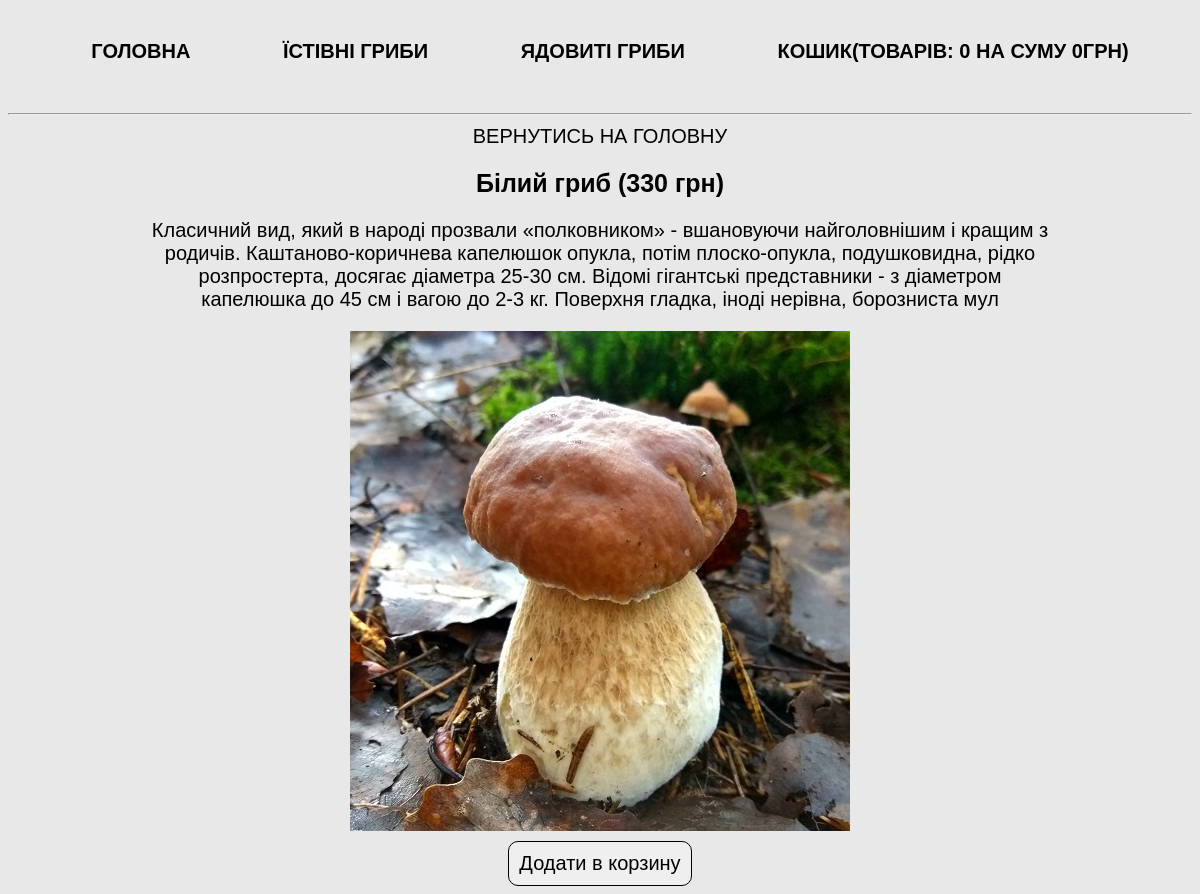
The app's page /product.php?product=kingbolete with its own data.
### tables this page shows
CREATE TABLE `categories` (
  `id` int(11) NOT NULL,
  `name` varchar(255) NOT NULL,
  `ukr_name` varchar(255) NOT NULL
);

CREATE TABLE `products` (
  `id` int(11) NOT NULL,
  `title` varchar(255) NOT NULL,
  `category_id` int(11) NOT NULL,
  `price` int(11) NOT NULL,
  `ukr_name` varchar(255) NOT NULL,
  `image` varchar(255) NOT NULL,
  `description` text NOT NULL
);

### product.php (the view, shortened to what this page needs)
<?php require_once 'parts/header.php';
    if (isset($_GET['product'])) {
        $current_product = $_GET['product'];
        $product = $connect->query("
            SELECT *
            FROM products
            WHERE title = '$current_product'
            ")->fetch(PDO::FETCH_ASSOC);
    }
?>
<div class="product-card">
    <a href="index.php">Вернутись на головну</a>
    <h2><?php echo $product['ukr_name']; ?> (<?php echo $product['price']; ?> грн)</h2>
    <div class="description"><?php echo $product['description']; ?></div>
    <img width="300"
        src="img/<?php echo $product['image']; ?>"
        alt="<?php echo $product['ukr_name']; ?>">
    <?php require_once 'parts/add-form.php'; ?>
</div>

### parts/header.php (shortened to what this page needs)
<?php
require_once 'db/db.php';
$categories = $connect->query("
	SELECT *
	FROM categories
	")->fetchAll(PDO::FETCH_ASSOC);
?>
<!doctype html>
<html lang="uk">
<head>
	<link rel="stylesheet" href="css/style.css">
</head>
<body>
<nav>
	<ul>
		<li><a href="index.php">
			Головна
		</a></li>
		<?php foreach ($categories as $category) { ?>
		<li><a href="index.php?category=<?php echo $category['name']; ?>">
			<?php echo $category['ukr_name']; ?>
		</a></li>
		<?php } ?>
		<li><a href="cart.php">
			Кошик(Товарів: <?php echo $_SESSION['total_quantity'] ? $_SESSION['total_quantity'] : 0; ?>
			на суму <?php echo $_SESSION['total_price'] ? $_SESSION['total_price'] : 0; ?>грн)
		</a></li>
	</ul>
</nav>
<hr>

### css/style.css (style rules this page uses)
* { font-family: 'Arial', sans-serif; font-size: 20px; }
body { margin-top: 20px; background-color: #e8e8e8; }
a { text-decoration: none; text-transform: uppercase; color: #000000; transition: all .3s; }
h2 { font-size: 25px; }
img { width: 100%; }
.main, nav { max-width: 1170px; margin: auto; display: flex; flex-wrap: wrap; justify-content: space-around; }
nav ul { display: flex; flex-wrap: wrap; list-style: none; width: 100%; justify-content: space-around; font-weight: 700; }
nav li { margin-bottom: 20px; margin-right: 20px; }
.cart, .product-card { text-align: center; max-width: 900px; margin: auto; }
.description { margin-bottom: 20px; }
.product-card img { max-width: 500px; }

### records on screen
categories: ukr_name "ЇСТІВНІ ГРИБИ"
categories: ukr_name "ЯДОВИТІ ГРИБИ"
products: ukr_name "Білий гриб", price "330", description "Класичний вид, який в народі прозвали «полковником» - вшановуючи найголовнішим і кращим з родичів. Каштаново-коричнева капелюшок опукла, потім плоско-опукла, подушковидна, рідко розпростерта, досягає діаметра 25-30 см. Відомі гігантські представники - з діаметром капелюшка до 45 см і вагою до 2-3 кг. Поверхня гладка, іноді нерівна, борозниста мул", image (picture)
